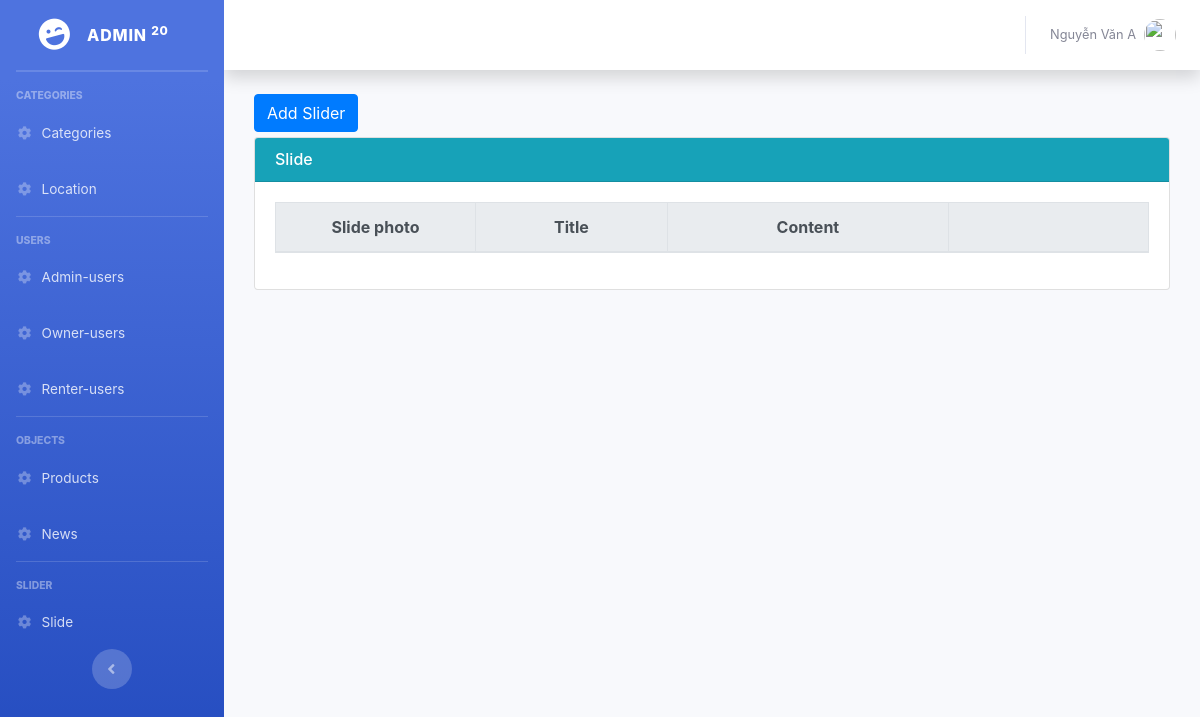
Page /Backend/Admin/index.php?controller=slide&action=read (signed in) on the earlier database version.
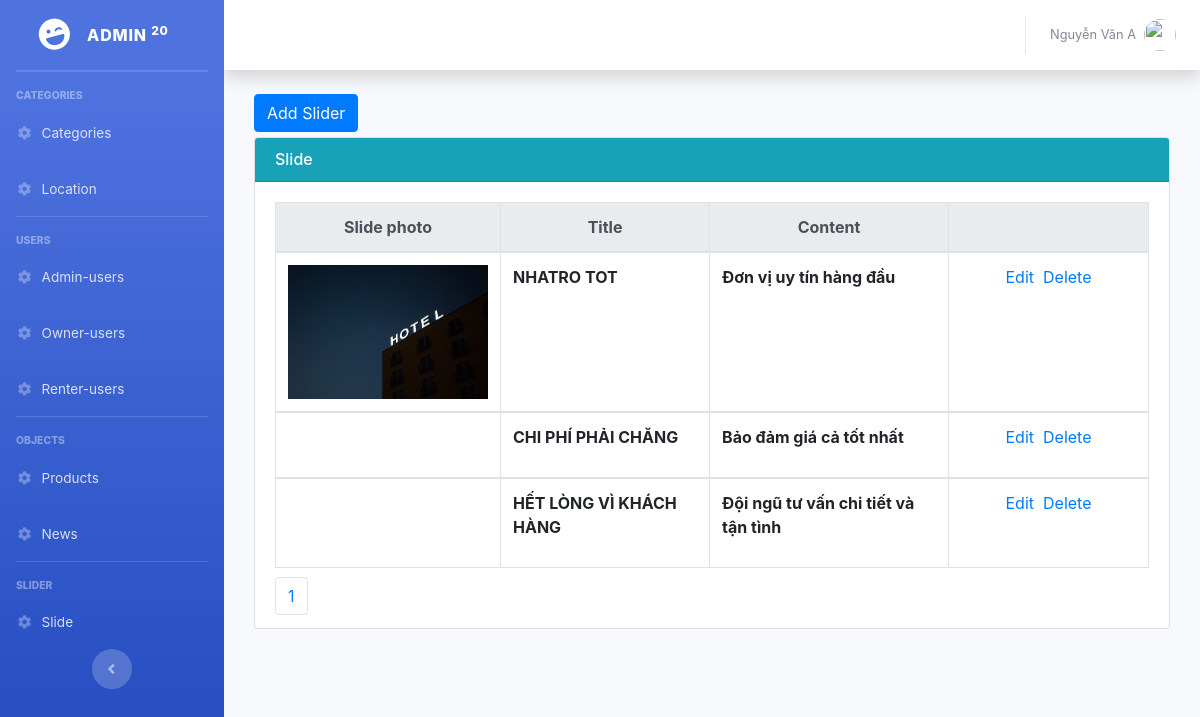
Same page on the later database version.
### tables this page shows
CREATE TABLE `slide` (
  `id` int(11) NOT NULL,
  `photo` varchar(255) NOT NULL,
  `title` varchar(255) NOT NULL,
  `description` varchar(255) NOT NULL
);

### Backend/Admin/Controllers/SlideController.php (called while the page is built, shortened)
<?php
	include "Models/SlideModel.php";
	class SlideController extends SlideModel{
		public function read(){
			$recordPerPage = 3;
			$numPage = ceil($this->modelTotal()/$recordPerPage);
			$listRecordSlide = $this->modelRead($recordPerPage);
			include "Views/SlideView.php";
		}
	}
 ?>

### Backend/Admin/Models/SlideModel.php (called while the page is built, shortened)
<?php
	class SlideModel{
		public function modelRead($recordPerPage){
			$total = $this->modelTotal();
			$numPage = ceil($total/$recordPerPage);
			$page = isset($_GET["p"]) && $_GET["p"] > 0 ? $_GET["p"]-1 : 0;
			$from = $page * $recordPerPage;
			$conn = Connection::getInstance();
			$query = $conn->query("select * from slide order by id asc limit $from, $recordPerPage");
			return $query->fetchAll();
		}
		public function modelTotal(){
			$conn = Connection::getInstance();
			$query = $conn->query("select id from slide order by id desc");
			return $query->rowCount();
		}
	}
 ?>

### Backend/Admin/Views/SlideView.php (the view, shortened to what this page needs)
<div class="col-md-12" >
    <div style="margin-bottom:5px;">
        <a href="index.php?controller=slide&action=create" class="btn btn-primary">Add Slider</a>
    </div>
    <div class="card card-primary">
       <h6 class="card-header bg-info" style="color: white">Slide</h6>
        <div class="card-body">
            <table class="table table-bordered">
              <thead class="thead-light">
                <tr style="text-align: center;">
                  <th scope="col" style="width: 200px;">Slide photo</th>
                  <th scope="col" >Title</th>
                  <th scope="col" >Content</th>
                  <th scope="col" style="width:200px;"></th>
                </tr>
              </thead>
              <?php foreach($listRecordSlide as $rows): ?>
              <tbody>
                <tr >
                  <td>
                    <?php if($rows->photo != "" && file_exists('../../Assets/Upload/Slides/'.$rows->photo)): ?>
                      <img src="../../Assets/Upload/Slides/<?php echo $rows->photo; ?>" style="width:200px;">
                    <?php endif; ?>
                  </td>
                  <th><?php echo $rows->title;?></th>
                  <th><?php echo $rows->description;?></th>
                  <td style="text-align:center;">
                    <a href="index.php?controller=slide&action=update&id=<?php echo $rows->id; ?>">Edit</a>&nbsp;
                    <a href="index.php?controller=slide&action=delete&id=<?php echo $rows->id; ?>" onclick="return window.confirm('Are you sure?');">Delete</a>
                  </td>
                </tr>
              </tbody>
              <?php endforeach; ?>
            </table>
            <ul class="pagination">
                <li class="page-item">
                    <?php for($i = 1; $i <= $numPage; $i++): ?>
                    <a href="index.php?controller=slide&action=read&p=<?php echo $i; ?>" class="page-link"><?php echo $i; ?></a>
                    <?php endfor; ?>
                </li>
            </ul>
        </div>
    </div>
</div>

Differences in the rows shown:
added slide: photo (picture), title "NHATRO TOT", description "Đơn vị uy tín hàng đầu"
added slide: title "CHI PHÍ PHẢI CHĂNG", description "Bảo đảm giá cả tốt nhất"
added slide: title "HẾT LÒNG VÌ KHÁCH HÀNG", description "Đội ngũ tư vấn chi tiết và tận tình"
Other differences:
new list line: "1"
